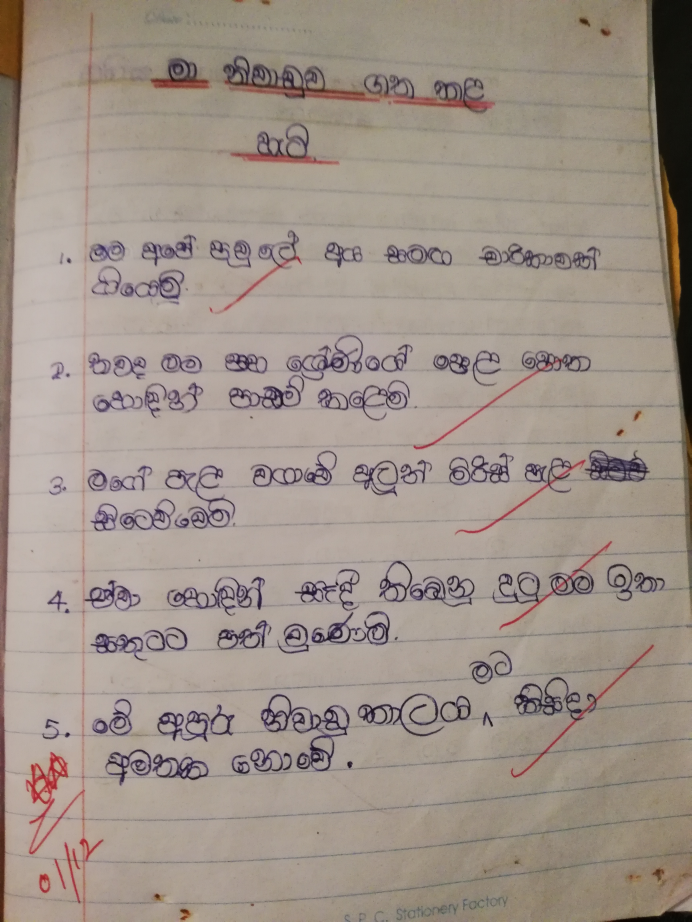
#> input picture 1.jpg, 3456 x 4608 px (shown at 1/5 size)
$ python linesegmentation.py
#> lines starting #> are read from the running program, lines starting #| are printed output that depends on the picture; after the words box and inside, x2 and y2 are one past the last pixel; in counts of white or black regions, pixels touching at a corner belong together
import cv2
import numpy as np
from matplotlib import pyplot as plt

image = cv2.imread('1.jpg')
#> image is the input picture: shape (4608, 3456, 3); mean B, G, R 137.3, 147, 159.4
RGB_img = cv2.cvtColor(image, cv2.COLOR_BGR2RGB)

#grayscale
gray = cv2.cvtColor(RGB_img,cv2.COLOR_BGR2GRAY)
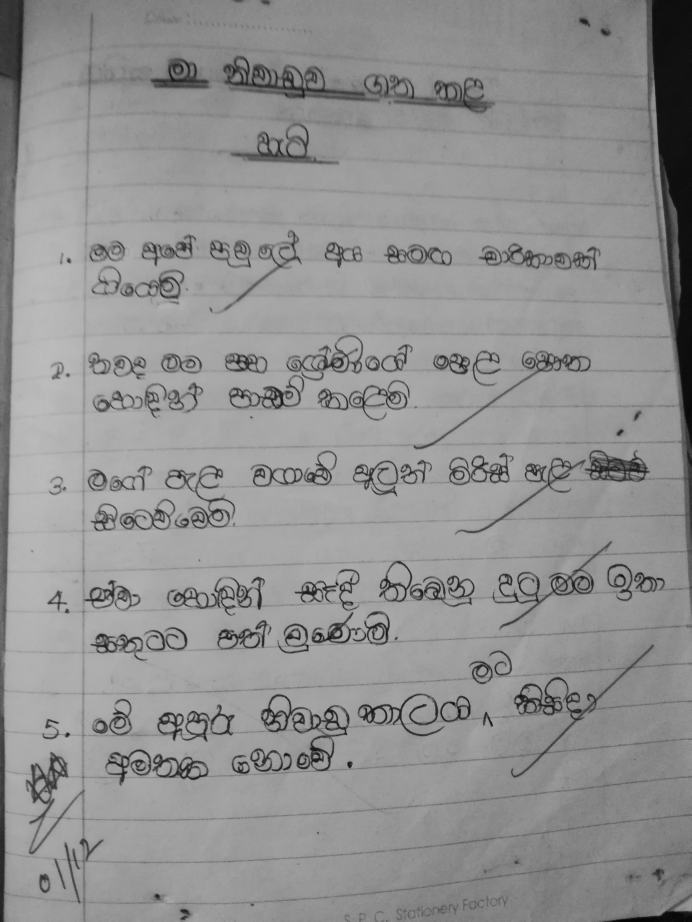
#> gray: shape (4608, 3456) (shown at 1/5 size); min 2, max 191, mean 145.5

#binary
ret,thresh = cv2.threshold(gray,127,255,cv2.THRESH_BINARY_INV)
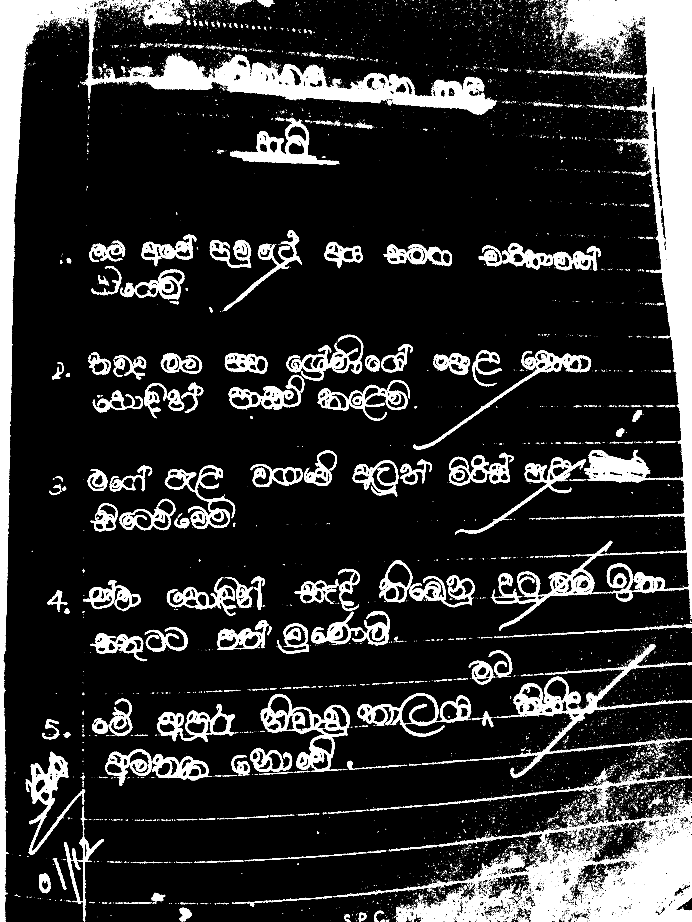
#> thresh: shape (4608, 3456) (shown at 1/5 size); 14.1% white; 21155 white regions (19828 under 20 px), largest, box (x1, y1, x2, y2) and area: (2835, 0, 3456, 3074) 413116, (0, 0, 472, 4608) 281214, (430, 52, 2479, 573) 188633

#dilation
kernel = np.ones((5,100), np.uint8)
img_dilation = cv2.dilate(thresh, kernel, iterations=1)
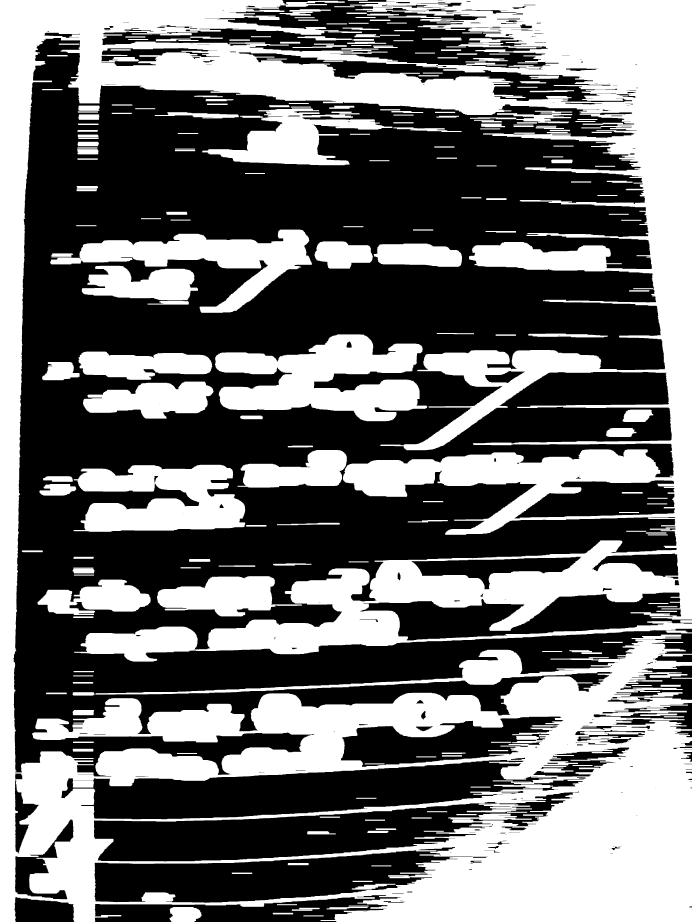
#> img_dilation: shape (4608, 3456) (shown at 1/5 size); 43.6% white; 274 white regions

#find contours
ctrs, hier = cv2.findContours(img_dilation.copy(), cv2.RETR_EXTERNAL, cv2.CHAIN_APPROX_SIMPLE)
#> ctrs = 223 contours; largest, box (x1, y1, x2, y2) and area: (0, 0, 3456, 4608) 7029348, (1075, 1672, 2136, 2106) 266729, (368, 2324, 1226, 2659) 197678, (251, 1148, 1559, 1564) 174920, (1011, 542, 1962, 826) 109964

#sort contours
sorted_ctrs = sorted(ctrs, key=lambda ctr: cv2.boundingRect(ctr)[0])
#> sorted_ctrs has the same summary as ctrs

for i, ctr in enumerate(sorted_ctrs):
    # Get bounding box
    x, y, w, h = cv2.boundingRect(ctr)

    # Getting ROI
    roi = image[y:y+h, x:x+w]

    # show ROI
   # cv2.imshow('segment no:'+str(i),roi)
    cv2.rectangle(image,(x,y),( x + w, y + h ),(0,0,255),5)
    cv2.waitKey(0)
#> this loop made 223 passes
#> (x, y, w, h) on passes 1 to 3: (0, 0, 3456, 4608), (109, 2752, 105, 9), (188, 2898, 565, 177)
#> pass 3, `roi = image[y:y+h, x:x+w]`:
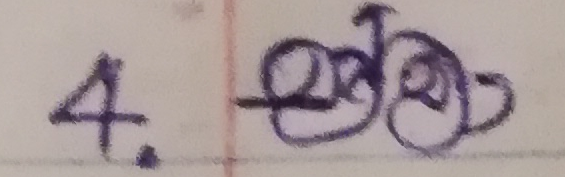
#> roi: shape (177, 565, 3); mean B, G, R 153.3, 152.8, 166.5
#> after the loop:
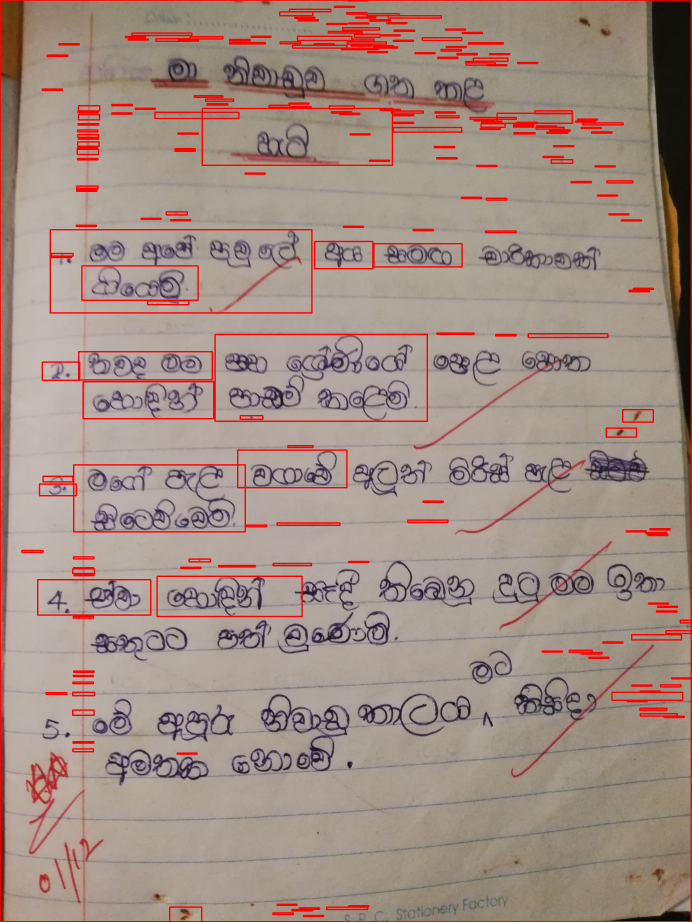
#> image: shape (4608, 3456, 3) (shown at 1/5 size); mean B, G, R 132.4, 141.6, 162.7

plt.subplot(231),plt.imshow(RGB_img),plt.title('original')
plt.xticks([]), plt.yticks([])
plt.subplot(232),plt.imshow(gray, cmap="gray"),plt.title('gray')
plt.xticks([]), plt.yticks([])
plt.subplot(233),plt.imshow(thresh),plt.title('second')
plt.xticks([]), plt.yticks([])
plt.subplot(234),plt.imshow(img_dilation),plt.title('DILATED')
plt.xticks([]), plt.yticks([])
plt.subplot(235),plt.imshow(image),plt.title('MARKED')
plt.xticks([]), plt.yticks([])
plt.show()
#> figure, not shown here; B, G, R data is drawn as R, G, B
plt.subplot(121),plt.imshow(image),plt.title('MARKED')
plt.xticks([]), plt.yticks([])
plt.show()
